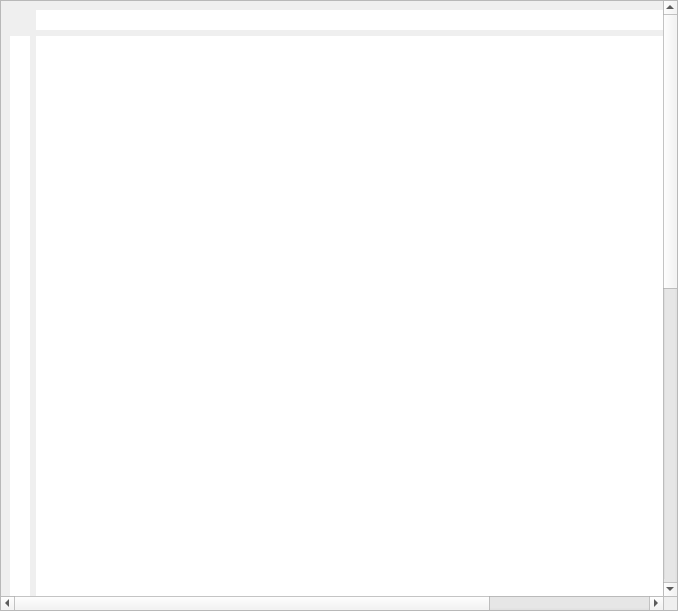
<?xml version="1.0" encoding="UTF-8"?>
<ui version="4.0">
 <class>RepScrollArea</class>
 <widget class="QScrollArea" name="RepScrollArea">
  <property name="geometry">
   <rect>
    <x>0</x>
    <y>0</y>
    <width>678</width>
    <height>611</height>
   </rect>
  </property>
  <property name="windowTitle">
   <string>ScrollArea</string>
  </property>
  <property name="widgetResizable">
   <bool>true</bool>
  </property>
  <widget class="QWidget" name="scrollAreaWidgetContents">
   <property name="geometry">
    <rect>
     <x>0</x>
     <y>0</y>
     <width>894</width>
     <height>1236</height>
    </rect>
   </property>
   <layout class="QVBoxLayout" name="verticalLayout">
    <item>
     <layout class="QHBoxLayout" name="verticalLayout_10">
      <property name="spacing">
       <number>0</number>
      </property>
      <item>
       <spacer name="leftMarginsSpacer">
        <property name="orientation">
         <enum>Qt::Horizontal</enum>
        </property>
        <property name="sizeType">
         <enum>QSizePolicy::Fixed</enum>
        </property>
        <property name="sizeHint" stdset="0">
         <size>
          <width>26</width>
          <height>20</height>
         </size>
        </property>
       </spacer>
      </item>
      <item>
       <widget class="QWidget" name="horRuler" native="true">
        <property name="sizePolicy">
         <sizepolicy hsizetype="Expanding" vsizetype="Fixed">
          <horstretch>0</horstretch>
          <verstretch>0</verstretch>
         </sizepolicy>
        </property>
        <property name="minimumSize">
         <size>
          <width>840</width>
          <height>20</height>
         </size>
        </property>
        <property name="palette">
         <palette>
          <active>
           <colorrole role="Base">
            <brush brushstyle="SolidPattern">
             <color alpha="255">
              <red>255</red>
              <green>255</green>
              <blue>255</blue>
             </color>
            </brush>
           </colorrole>
           <colorrole role="Window">
            <brush brushstyle="SolidPattern">
             <color alpha="255">
              <red>255</red>
              <green>255</green>
              <blue>255</blue>
             </color>
            </brush>
           </colorrole>
          </active>
          <inactive>
           <colorrole role="Base">
            <brush brushstyle="SolidPattern">
             <color alpha="255">
              <red>255</red>
              <green>255</green>
              <blue>255</blue>
             </color>
            </brush>
           </colorrole>
           <colorrole role="Window">
            <brush brushstyle="SolidPattern">
             <color alpha="255">
              <red>255</red>
              <green>255</green>
              <blue>255</blue>
             </color>
            </brush>
           </colorrole>
          </inactive>
          <disabled>
           <colorrole role="Base">
            <brush brushstyle="SolidPattern">
             <color alpha="255">
              <red>255</red>
              <green>255</green>
              <blue>255</blue>
             </color>
            </brush>
           </colorrole>
           <colorrole role="Window">
            <brush brushstyle="SolidPattern">
             <color alpha="255">
              <red>255</red>
              <green>255</green>
              <blue>255</blue>
             </color>
            </brush>
           </colorrole>
          </disabled>
         </palette>
        </property>
        <property name="autoFillBackground">
         <bool>true</bool>
        </property>
       </widget>
      </item>
     </layout>
    </item>
    <item>
     <layout class="QHBoxLayout" name="verticalLayout_5">
      <item>
       <layout class="QVBoxLayout" name="verticalLayout_52">
        <property name="spacing">
         <number>0</number>
        </property>
        <item>
         <spacer name="topMarginsSpacer">
          <property name="orientation">
           <enum>Qt::Vertical</enum>
          </property>
          <property name="sizeType">
           <enum>QSizePolicy::Fixed</enum>
          </property>
          <property name="sizeHint" stdset="0">
           <size>
            <width>20</width>
            <height>0</height>
           </size>
          </property>
         </spacer>
        </item>
        <item>
         <widget class="QWidget" name="verRuler" native="true">
          <property name="sizePolicy">
           <sizepolicy hsizetype="Fixed" vsizetype="Preferred">
            <horstretch>0</horstretch>
            <verstretch>0</verstretch>
           </sizepolicy>
          </property>
          <property name="minimumSize">
           <size>
            <width>20</width>
            <height>0</height>
           </size>
          </property>
          <property name="palette">
           <palette>
            <active>
             <colorrole role="Base">
              <brush brushstyle="SolidPattern">
               <color alpha="255">
                <red>255</red>
                <green>255</green>
                <blue>255</blue>
               </color>
              </brush>
             </colorrole>
             <colorrole role="Window">
              <brush brushstyle="SolidPattern">
               <color alpha="255">
                <red>255</red>
                <green>255</green>
                <blue>255</blue>
               </color>
              </brush>
             </colorrole>
            </active>
            <inactive>
             <colorrole role="Base">
              <brush brushstyle="SolidPattern">
               <color alpha="255">
                <red>255</red>
                <green>255</green>
                <blue>255</blue>
               </color>
              </brush>
             </colorrole>
             <colorrole role="Window">
              <brush brushstyle="SolidPattern">
               <color alpha="255">
                <red>255</red>
                <green>255</green>
                <blue>255</blue>
               </color>
              </brush>
             </colorrole>
            </inactive>
            <disabled>
             <colorrole role="Base">
              <brush brushstyle="SolidPattern">
               <color alpha="255">
                <red>255</red>
                <green>255</green>
                <blue>255</blue>
               </color>
              </brush>
             </colorrole>
             <colorrole role="Window">
              <brush brushstyle="SolidPattern">
               <color alpha="255">
                <red>255</red>
                <green>255</green>
                <blue>255</blue>
               </color>
              </brush>
             </colorrole>
            </disabled>
           </palette>
          </property>
          <property name="autoFillBackground">
           <bool>true</bool>
          </property>
         </widget>
        </item>
       </layout>
      </item>
      <item>
       <widget class="QWidget" name="repWidget" native="true">
        <property name="sizePolicy">
         <sizepolicy hsizetype="Fixed" vsizetype="Fixed">
          <horstretch>0</horstretch>
          <verstretch>0</verstretch>
         </sizepolicy>
        </property>
        <property name="minimumSize">
         <size>
          <width>840</width>
          <height>1188</height>
         </size>
        </property>
        <property name="palette">
         <palette>
          <active>
           <colorrole role="Base">
            <brush brushstyle="SolidPattern">
             <color alpha="255">
              <red>255</red>
              <green>255</green>
              <blue>255</blue>
             </color>
            </brush>
           </colorrole>
           <colorrole role="Window">
            <brush brushstyle="SolidPattern">
             <color alpha="255">
              <red>255</red>
              <green>255</green>
              <blue>255</blue>
             </color>
            </brush>
           </colorrole>
          </active>
          <inactive>
           <colorrole role="Base">
            <brush brushstyle="SolidPattern">
             <color alpha="255">
              <red>255</red>
              <green>255</green>
              <blue>255</blue>
             </color>
            </brush>
           </colorrole>
           <colorrole role="Window">
            <brush brushstyle="SolidPattern">
             <color alpha="255">
              <red>255</red>
              <green>255</green>
              <blue>255</blue>
             </color>
            </brush>
           </colorrole>
          </inactive>
          <disabled>
           <colorrole role="Base">
            <brush brushstyle="SolidPattern">
             <color alpha="255">
              <red>255</red>
              <green>255</green>
              <blue>255</blue>
             </color>
            </brush>
           </colorrole>
           <colorrole role="Window">
            <brush brushstyle="SolidPattern">
             <color alpha="255">
              <red>255</red>
              <green>255</green>
              <blue>255</blue>
             </color>
            </brush>
           </colorrole>
          </disabled>
         </palette>
        </property>
        <property name="autoFillBackground">
         <bool>true</bool>
        </property>
       </widget>
      </item>
      <item>
       <spacer name="horizontalSpacer_2">
        <property name="orientation">
         <enum>Qt::Horizontal</enum>
        </property>
        <property name="sizeHint" stdset="0">
         <size>
          <width>40</width>
          <height>20</height>
         </size>
        </property>
       </spacer>
      </item>
     </layout>
    </item>
   </layout>
  </widget>
 </widget>
 <resources/>
 <connections/>
</ui>
